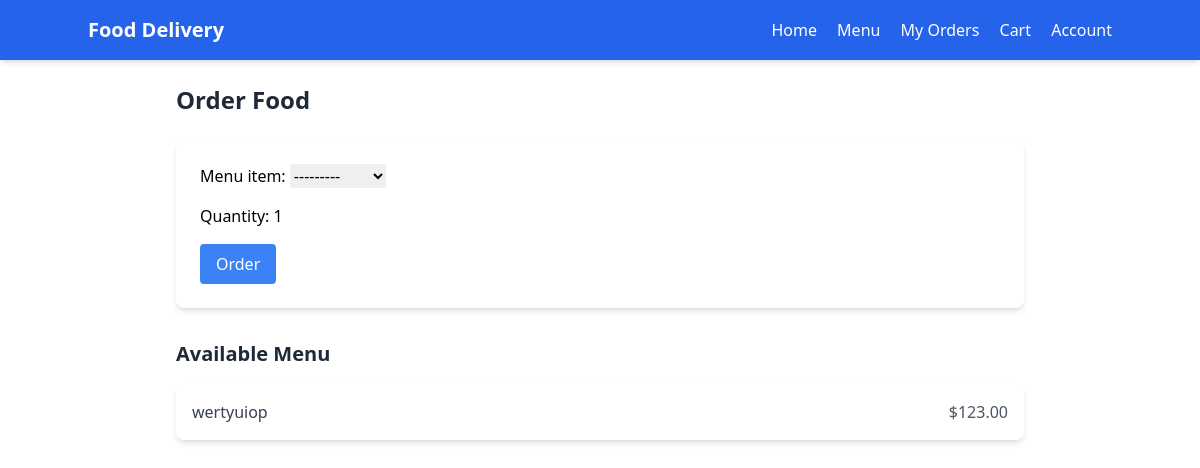
The page /order/ (signed in) on the database as committed earlier.
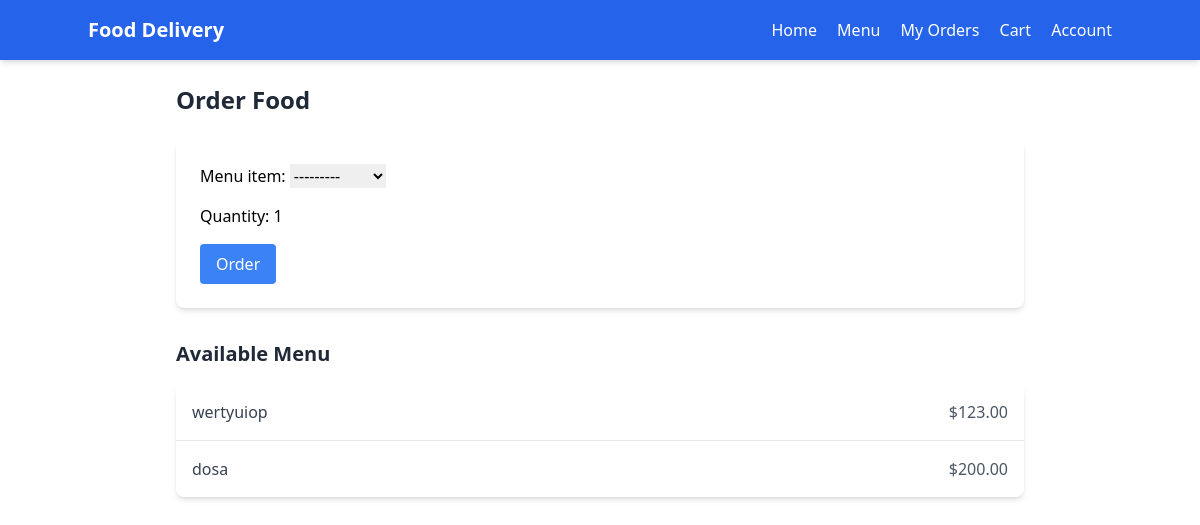
The same page on the database as committed later.
### feast/models.py (models this page shows)
class Menu(models.Model):
    CATEGORY_CHOICES = [
        ('breakfast', 'Breakfast'),
        ('lunch', 'Lunch'),
        ('snacks', 'Snacks'),
        ('dinner', 'Dinner'),
    ]
    name = models.CharField(max_length=100)
    description = models.TextField(blank=True, null=True)
    price = models.DecimalField(max_digits=6, decimal_places=2)
    category = models.CharField(max_length=10, choices=CATEGORY_CHOICES)
    available = models.BooleanField(default=True)
    created_at = models.DateTimeField(auto_now_add=True)
    def __str__(self):
        return self.name

### feast/views.py (the view)
# urls.py: path('order/', order_food, name='order_food'),
@login_required
def order_food(request):
    if request.method == 'POST':
        form = OrderForm(request.POST)
        if form.is_valid():
            order = form.save(commit=False)
            order.student = request.user  # Assign the logged-in student
            order.total_price = order.menu_item.price * order.quantity  # Calculate total cost
            order.save()
            return redirect('view_orders')  # Redirect to the orders page
    else:
        form = OrderForm()
    menu_items = Menu.objects.all()
    return render(request, 'order_food.html', {'form': form, 'menu_items': menu_items})

### feast/forms.py
class OrderForm(forms.ModelForm):
    class Meta:
        model = Order
        fields = ['menu_item', 'quantity']

### templates/order_food.html (shortened to what this page needs)
<!DOCTYPE html>
<html lang="en">
<head>
    <script src="https://cdn.tailwindcss.com"></script>
</head>
<body>
<nav class="bg-blue-600 p-4 shadow-md">
    <div class="container mx-auto flex justify-between items-center">
      <div class="text-white font-bold text-xl">Food Delivery</div>
      <div class="space-x-4">
        <a href="#" class="text-white hover:text-blue-200">Home</a>
        <a href="#" class="text-white hover:text-blue-200">Menu</a>
        <a href="#" class="text-white hover:text-blue-200">My Orders</a>
        <a href="#" class="text-white hover:text-blue-200">Cart</a>
        <a href="#" class="text-white hover:text-blue-200">Account</a>
      </div>
    </div>
  </nav>
  {% block content %}
  <div class="max-w-4xl mx-auto p-6">
    <h2 class="text-2xl font-bold text-gray-800 mb-6">Order Food</h2>
    <form method="post" class="bg-white shadow-md rounded-lg p-6 mb-6">
      <div class="space-y-4">
        {{ form.as_p|safe }}
      </div>
      <button type="submit" class="mt-4 bg-blue-500 hover:bg-blue-600 text-white font-medium px-4 py-2 rounded transition duration-200">Order</button>
    </form>
    <h3 class="text-xl font-bold text-gray-800 mt-8 mb-4">Available Menu</h3>
    <ul class="bg-white shadow-md rounded-lg divide-y divide-gray-200">
      {% for item in menu_items %}
        <li class="p-4 flex justify-between items-center hover:bg-gray-50">
          <span class="font-medium text-gray-700">{{ item.name }}</span>
          <span class="text-gray-600">${{ item.price }}</span>
        </li>
      {% endfor %}
    </ul>
  </div>
  {% endblock %}
</body>
</html>

Rows that differ between the two databases and show on the page:
added Menu: name "dosa", price "200.00"
